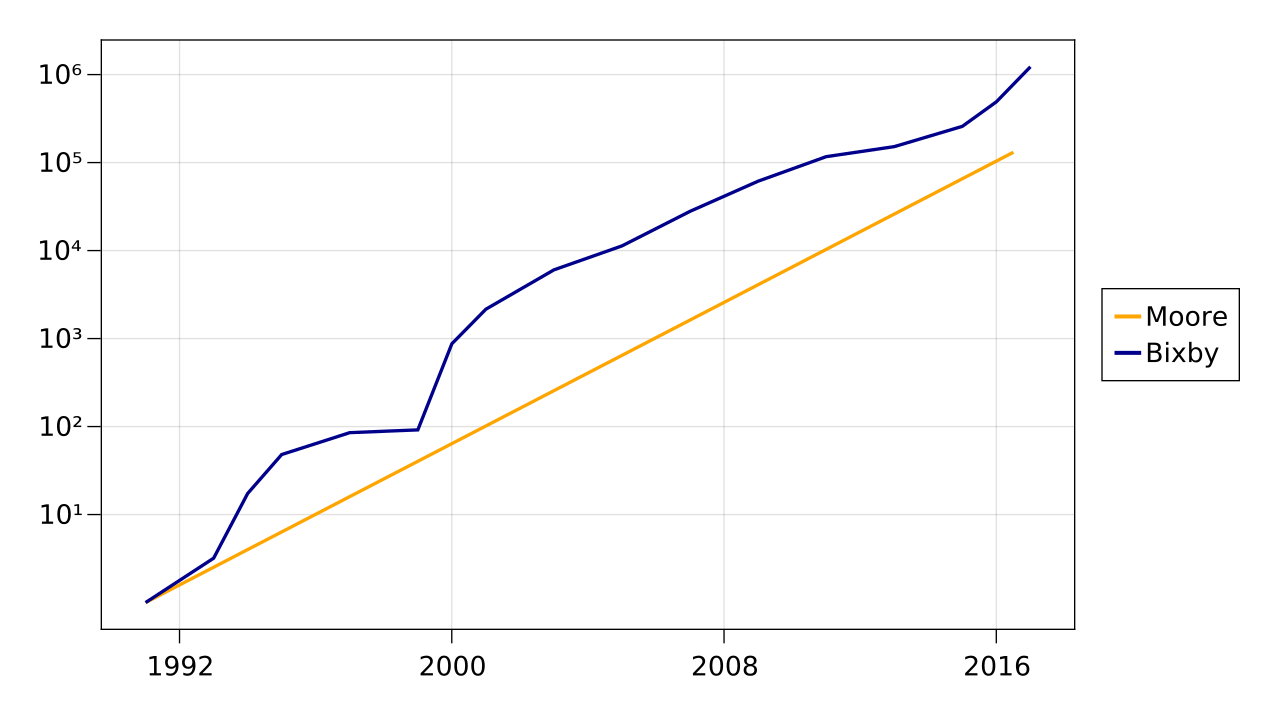

Julia code for this plot:
### A Pluto.jl notebook ###
# v0.12.21

using Markdown
using InteractiveUtils

# ╔═╡ 159b1374-90bd-11eb-1b95-1dc211d25cad
using Arrow, CairoMakie, DataFrames, Dates, Showoff

# ╔═╡ f5e11114-90bc-11eb-1700-d55fe92e8688
import Pkg;Pkg.activate(@__DIR__);Pkg.instantiate()

# ╔═╡ 6562f900-90c0-11eb-1d55-e57ee391b640
Pkg.add("Showoff")

# ╔═╡ 40389a66-90bd-11eb-1cf5-870bea5a8245
# Estimates + guesstimate interpolation based on Bixby's papers
bixby_data = "1991	1	1
1993	3.193905817	3.193905817
1994	5.43767313	17.36741584
1995	2.770083102	48.10918516
1997	1.772853186	85.29052217
1999	1.074792244	91.66959169
2000	9.526315789	873.2734787
2001	2.470914127	2157.783776
2002	1.673130194	3610.253187
2003	1.673130194	6040.423615
2005	1.872576177	11311.15336
2007	2.470914127	27948.88864
2009	2.2	61487.55501
2011	1.9	116826.3545
2013	1.3	151874.2609
2015	1.7	258186.2435
2016	1.9	490553.8626
2017	2.5	1226384.657"

# ╔═╡ 2eebf34c-90be-11eb-3485-7b82017aba9c
y(dt) = year(dt) + dayofyear(dt)/daysinyear(dt)

# ╔═╡ 757deed8-90bd-11eb-2e09-594c73b6cc6c

function plot_bixby(data)
    # Bixby
    ds = Float64[]
    fs = Float64[]
    cfs = Float64[]
    lines = split(data,"\n")
    for l in lines
       d,f,cf = split(l)
       push!(ds,y(Date(d)))
       push!(fs,parse(Float64,f)) 
       push!(cfs,parse(Float64,cf)) 
    end

    # Moore's law
    md = Float64[]
    mf = Float64[]
    d = ds[1]
    f = 1.
    while d < ds[end] 
        push!(md,d)
        push!(mf,f)
        d = d + 1.5#Dates.Month(18)
        f = f * 2
    end

    return ds,fs,cfs,md,mf
end


# ╔═╡ 7c23d586-90bd-11eb-16a9-addd2c4b86da
ds,fs,cfs,md,mf = plot_bixby(bixby_data)

# ╔═╡ 3b9c38be-90c2-11eb-20b4-d16f87e8a907
md"# Moore's law vs Bixby
Cumulative performance MILP algorithmic improvements CPLEX/Gurobi estimates vs Moore's law (2x every 18 months)"

# ╔═╡ 0eb4b364-90be-11eb-1a4f-1bb68d210dad
begin
	exp_rng = log10(10):log10(maximum(cfs)) #Manual log scale
	bixby = Figure()
	ax = bixby[1, 1] = Axis(
		bixby,
		yticks = (exp_rng, [s[6:end] for s in Showoff.showoff(10. .^(exp_rng), :scientific)]), #Manual log ticks
		)
	moo = lines!(md, log10.(mf),	linewidth=2.5, color=:orange)
	bix = lines!(ds, log10.(cfs),	linewidth=2.5, color=:darkblue)
	
	leg = bixby[1, end+1] = Legend(bixby,
    [moo, bix],
    ["Moore", "Bixby"])
	
	bixby
end

# ╔═╡ 0059dd86-90c2-11eb-02eb-d362829c28a5
bixby |> save("bixby.svg");

# ╔═╡ Cell order:
# ╠═f5e11114-90bc-11eb-1700-d55fe92e8688
# ╠═6562f900-90c0-11eb-1d55-e57ee391b640
# ╠═159b1374-90bd-11eb-1b95-1dc211d25cad
# ╟─40389a66-90bd-11eb-1cf5-870bea5a8245
# ╠═7c23d586-90bd-11eb-16a9-addd2c4b86da
# ╠═2eebf34c-90be-11eb-3485-7b82017aba9c
# ╠═757deed8-90bd-11eb-2e09-594c73b6cc6c
# ╟─3b9c38be-90c2-11eb-20b4-d16f87e8a907
# ╠═0eb4b364-90be-11eb-1a4f-1bb68d210dad
# ╠═0059dd86-90c2-11eb-02eb-d362829c28a5
